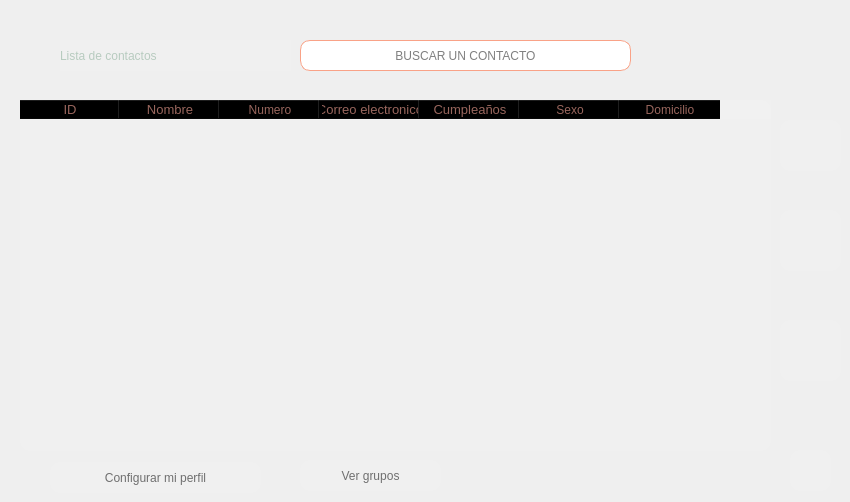
    <widget class="QWidget" name="page">
     <widget class="QLineEdit" name="buscar">
      <property name="geometry">
       <rect>
        <x>300</x>
        <y>40</y>
        <width>331</width>
        <height>31</height>
       </rect>
      </property>
      <property name="layoutDirection">
       <enum>Qt::LeftToRight</enum>
      </property>
      <property name="styleSheet">
       <string notr="true">border: 1px solid; 
border-radius: 10px;
border-color: #f9a287;</string>
      </property>
      <property name="text">
       <string/>
      </property>
      <property name="alignment">
       <set>Qt::AlignCenter</set>
      </property>
      <property name="placeholderText">
       <string>BUSCAR UN CONTACTO</string>
      </property>
     </widget>
     <widget class="QTableWidget" name="tablacontacto">
      <property name="geometry">
       <rect>
        <x>20</x>
        <y>100</y>
        <width>751</width>
        <height>351</height>
       </rect>
      </property>
      <property name="styleSheet">
       <string notr="true">background-color: rgba(255, 255, 255, 10);
border-radius: 10px;
font: 10pt &quot;Louis George Café&quot;;</string>
      </property>
      <column>
       <property name="text">
        <string>ID</string>
       </property>
       <property name="font">
        <font>
         <pointsize>10</pointsize>
        </font>
       </property>
       <property name="foreground">
        <brush brushstyle="SolidPattern">
         <color alpha="255">
          <red>153</red>
          <green>102</green>
          <blue>93</blue>
         </color>
        </brush>
       </property>
      </column>
      <column>
       <property name="text">
        <string>Nombre</string>
       </property>
       <property name="font">
        <font>
         <pointsize>10</pointsize>
        </font>
       </property>
       <property name="background">
        <color alpha="25">
         <red>0</red>
         <green>0</green>
         <blue>0</blue>
        </color>
       </property>
       <property name="foreground">
        <brush brushstyle="SolidPattern">
         <color alpha="255">
          <red>153</red>
          <green>102</green>
          <blue>93</blue>
         </color>
        </brush>
       </property>
      </column>
      <column>
       <property name="text">
        <string>Numero</string>
       </property>
       <property name="foreground">
        <brush brushstyle="SolidPattern">
         <color alpha="255">
          <red>153</red>
          <green>102</green>
          <blue>93</blue>
         </color>
        </brush>
       </property>
      </column>
      <column>
       <property name="text">
        <string>Correo electronico</string>
       </property>
       <property name="font">
        <font>
         <pointsize>10</pointsize>
        </font>
       </property>
       <property name="foreground">
        <brush brushstyle="SolidPattern">
         <color alpha="255">
          <red>153</red>
          <green>102</green>
          <blue>93</blue>
         </color>
        </brush>
       </property>
      </column>
      <column>
       <property name="text">
        <string>Cumpleaños</string>
       </property>
       <property name="font">
        <font>
         <pointsize>10</pointsize>
        </font>
       </property>
       <property name="foreground">
        <brush brushstyle="SolidPattern">
         <color alpha="255">
          <red>153</red>
          <green>102</green>
          <blue>93</blue>
         </color>
        </brush>
       </property>
      </column>
      <column>
       <property name="text">
        <string>Sexo</string>
       </property>
       <property name="foreground">
        <brush brushstyle="SolidPattern">
         <color alpha="255">
          <red>153</red>
          <green>102</green>
          <blue>93</blue>
         </color>
        </brush>
       </property>
      </column>
      <column>
       <property name="text">
        <string>Domicilio</string>
       </property>
       <property name="foreground">
        <brush brushstyle="SolidPattern">
         <color alpha="255">
          <red>153</red>
          <green>102</green>
          <blue>93</blue>
         </color>
        </brush>
       </property>
      </column>
     </widget>
     <widget class="QPushButton" name="agregar">
      <property name="geometry">
       <rect>
        <x>780</x>
        <y>120</y>
        <width>61</width>
        <height>51</height>
       </rect>
      </property>
      <property name="styleSheet">
       <string notr="true">QPushButton{
background-color: rgba(255, 255, 255, 10);
border-radius: 10px;
}

QPushButton:Hover{
	background-color: #B7CBBF;
}</string>
      </property>
      <property name="text">
       <string/>
      </property>
      <property name="icon">
       <iconset resource="img.qrc">
        <normaloff>:/img/img/agregar.png</normaloff>:/img/img/agregar.png</iconset>
      </property>
      <property name="iconSize">
       <size>
        <width>40</width>
        <height>40</height>
       </size>
      </property>
     </widget>
     <widget class="QLabel" name="label_19">
      <property name="geometry">
       <rect>
        <x>60</x>
        <y>40</y>
        <width>231</width>
        <height>31</height>
       </rect>
      </property>
      <property name="styleSheet">
       <string notr="true">QLabel{
	color:#B7CBBF;
	font: 20pt &quot;Louis George Café&quot;;
background-color: rgba(255, 255, 255, 10);
}</string>
      </property>
      <property name="text">
       <string>Lista de contactos</string>
      </property>
     </widget>
     <widget class="QPushButton" name="editarboton">
      <property name="geometry">
       <rect>
        <x>780</x>
        <y>210</y>
        <width>61</width>
        <height>61</height>
       </rect>
      </property>
      <property name="layoutDirection">
       <enum>Qt::LeftToRight</enum>
      </property>
      <property name="styleSheet">
       <string notr="true">QPushButton{
background-color: rgba(255, 255, 255, 10);
border-radius: 10px;
}

QPushButton:Hover{
	background-color: #B7CBBF;
}</string>
      </property>
      <property name="text">
       <string/>
      </property>
      <property name="icon">
       <iconset resource="img.qrc">
        <normaloff>:/img/img/editar.png</normaloff>:/img/img/editar.png</iconset>
      </property>
      <property name="iconSize">
       <size>
        <width>50</width>
        <height>50</height>
       </size>
      </property>
      <property name="checkable">
       <bool>false</bool>
      </property>
     </widget>
     <widget class="QPushButton" name="eliminarboton">
      <property name="geometry">
       <rect>
        <x>780</x>
        <y>320</y>
        <width>61</width>
        <height>61</height>
       </rect>
      </property>
      <property name="styleSheet">
       <string notr="true">QPushButton{
background-color: rgba(255, 255, 255, 10);
border-radius: 10px;
}

QPushButton:Hover{
	background-color: #B7CBBF;
}</string>
      </property>
      <property name="text">
       <string/>
      </property>
      <property name="icon">
       <iconset resource="img.qrc">
        <normaloff>:/img/img/eliminar.png</normaloff>:/img/img/eliminar.png</iconset>
      </property>
      <property name="iconSize">
       <size>
        <width>50</width>
        <height>50</height>
       </size>
      </property>
     </widget>
     <widget class="QPushButton" name="pushButton_2">
      <property name="geometry">
       <rect>
        <x>790</x>
        <y>450</y>
        <width>41</width>
        <height>41</height>
       </rect>
      </property>
      <property name="styleSheet">
       <string notr="true">QPushButton{
background-color: rgba(255, 255, 255, 10);
border-radius: 10px;
}

QPushButton:Hover{
	background-color: #B7CBBF;
}</string>
      </property>
      <property name="text">
       <string/>
      </property>
      <property name="icon">
       <iconset resource="img.qrc">
        <normaloff>:/img/img/salir.png</normaloff>:/img/img/salir.png</iconset>
      </property>
      <property name="iconSize">
       <size>
        <width>30</width>
        <height>50</height>
       </size>
      </property>
     </widget>
     <widget class="QPushButton" name="perfil">
      <property name="geometry">
       <rect>
        <x>50</x>
        <y>462</y>
        <width>211</width>
        <height>31</height>
       </rect>
      </property>
      <property name="styleSheet">
       <string notr="true">QPushButton{
background-color: rgba(255, 255, 255, 10);
border-radius: 10px;
	color:#6F6F6F;
	font: 12pt &quot;Louis George Café&quot;;
}

QPushButton:Hover{
	background-color: #B7CBBF;
}</string>
      </property>
      <property name="text">
       <string>Configurar mi perfil</string>
      </property>
     </widget>
     <widget class="QPushButton" name="grupos">
      <property name="geometry">
       <rect>
        <x>300</x>
        <y>460</y>
        <width>141</width>
        <height>31</height>
       </rect>
      </property>
      <property name="styleSheet">
       <string notr="true">QPushButton{
background-color: rgba(255, 255, 255, 10);
border-radius: 10px;
	color:#6F6F6F;
	font: 12pt &quot;Louis George Café&quot;;
}

QPushButton:Hover{
	background-color: #B7CBBF;
}</string>
      </property>
      <property name="text">
       <string>Ver grupos</string>
      </property>
     </widget>
    </widget>
